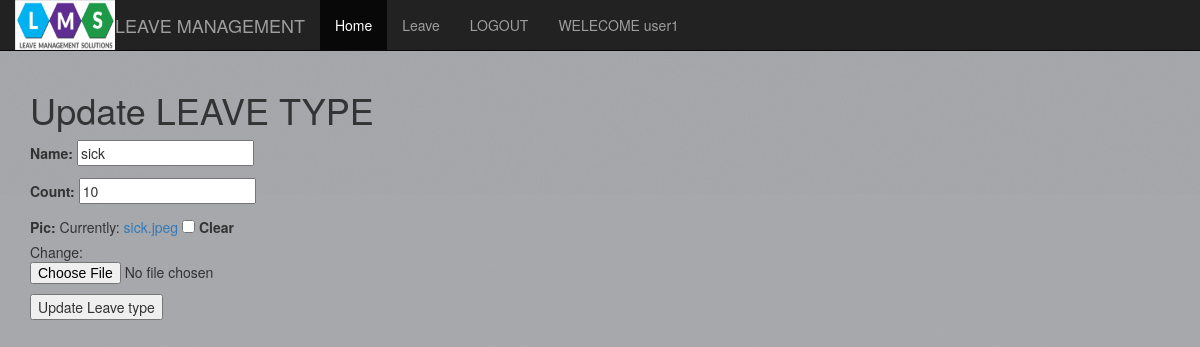
Screenshot of /leavetypes_update/3 (signed in) with the database file from the repository.
### main/models.py (models this page shows, shortened)
class User(AbstractUser):
	user_types=[('e',"Employee"),('m',"Manager")]
	phone=models.CharField(max_length=10)
	type=models.CharField(choices=user_types, max_length=1)

class LeaveType(models.Model):
	name=models.CharField(max_length=250)
	count=models.IntegerField()
	pic=models.FileField(blank=True, null=True)

### main/templates/main/leavetype_update_form.html (shortened to what this page needs)
{% extends 'main/index.html'%}
{% block content%}
	<h1>Update LEAVE TYPE</h1>
	<form method="post" enctype="multipart/form-data">
		{{ form.as_p}}
		<input type="submit" name="" value="Update Leave type">
	</form>
{% endblock%}

### main/templates/main/index.html (shortened to what this page needs)
{%extends 'main/home.html'%}
{% block menu%}
		{{  block.super }}
      <li><a href="/leaves">Leave</a></li>
       <li><a href="/logout">LOGOUT</a></li>
       {% if request.user.is_authenticated %}
       <li><a href="">WELECOME {{request.user.username}}</a></li>
       {% endif %}
{% endblock %}

### rows the page displays
User: user.username "user1"
LeaveType: name "sick", count "10"
